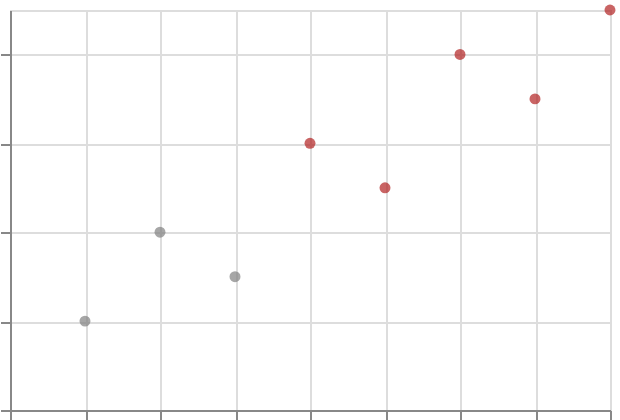

Source (Vega-Lite JSON):
### Vega-Lite specification from a JSON file in a GitHub repository (floating-point values rounded to 4 significant figures)
{"$schema": "https://vega.github.io/schema/vega-lite/v6.json", "padding": 5, "autosize": "none", "width": 300, "height": 200, "data": {"name": "table", "values": [{"c": "A", "g": "p", "x": 1, "y": 2, "v": 5, "t": "2024-01-15", "o": {"v": 3}, "IMDB Rating": 6.1, "d": "x1"}, {"c": "B", "g": "q", "x": 2, "y": 4, "v": 9, "t": "2024-02-20", "o": {"v": 7}, "IMDB Rating": 7.4, "d": "x2"}, {"c": "A", "g": "q", "x": 3, "y": 3, "v": 2, "t": "2024-03-05", "o": {"v": 1}, "IMDB Rating": 5.2, "d": "x1"}, {"c": "C", "g": "p", "x": 4, "y": 6, "v": 7, "t": "2024-05-30", "o": {"v": 4}, "IMDB Rating": 8.8, "d": "x3"}, {"c": "B", "g": "p", "x": 5, "y": 5, "v": 4, "t": "2024-07-11", "o": {"v": 9}, "IMDB Rating": 6.9, "d": "x2"}, {"c": "C", "g": "q", "x": 6, "y": 8, "v": 6, "t": "2024-09-02", "o": {"v": 2}, "IMDB Rating": 7.7, "d": "x3"}, {"c": "A", "g": "p", "x": 7, "y": 7, "v": 8, "t": "2024-11-25", "o": {"v": 5}, "IMDB Rating": 4.4, "d": "x1"}, {"c": "B", "g": "q", "x": 8, "y": 9, "v": 3, "t": "2024-12-31", "o": {"v": 8}, "IMDB Rating": 9.1, "d": "x2"}]}, "mark": {"type": "point", "filled": true}, "encoding": {"x": {"field": "x", "type": "quantitative"}, "y": {"field": "y", "type": "quantitative"}, "color": {"condition": {"test": {"field": "y", "gt": 4}, "value": "firebrick"}, "value": "grey"}}}
